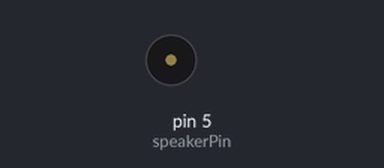
Recording of a sketch running on a simulated Arduino Uno, built with avr-gcc and run on an emulated ATmega328P. Parts: buzzer (waves = sounding).

Above: at 1.6 s.
At 4.62 s:
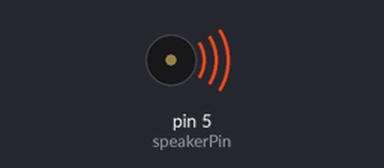
Timing chart, 0 to 5.2 s (numbered marks = the images above):
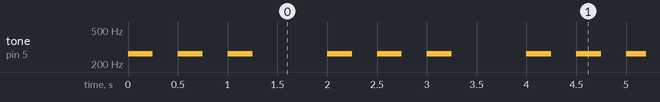

Measured:
- by itself, tone on pin 5 (speakerPin): plays 262 Hz for 0.25 s, 262 Hz for 0.25 s, 262 Hz for 0.25 s, 262 Hz for 0.25 s, 262 Hz for 0.25 s, 262 Hz for 0.25 s … (211 notes in this stretch)

The sketch:

sketch05_02_tone_337.ino
```cpp
/* 「ド」の音で三三七拍子 */

const int speakerPin = 5;

void setup() {
}

void loop() {
  tone(speakerPin, 262, 250);
  delay(500);
  tone(speakerPin, 262, 250);
  delay(500);
  tone(speakerPin, 262, 250);
  delay(1000);

  tone(speakerPin, 262, 250);
  delay(500);
  tone(speakerPin, 262, 250);
  delay(500);
  tone(speakerPin, 262, 250);
  delay(1000);

  tone(speakerPin, 262, 250);
  delay(500);
  tone(speakerPin, 262, 250);
  delay(500);
  tone(speakerPin, 262, 250);
  delay(500);
  tone(speakerPin, 262, 250);
  delay(500);
  tone(speakerPin, 262, 250);
  delay(500);
  tone(speakerPin, 262, 250);
  delay(500);
  tone(speakerPin, 262, 250);
  delay(1000);
}
```
